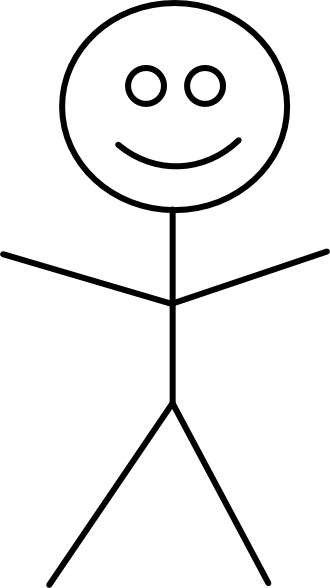
#> input picture Pillow example/Stick_Figure_clip_art_hight.jpg, 330 x 588 px
$ jupyter execute Pillow_example.ipynb
#> lines starting #> are read from the running program, lines starting #| are printed output that depends on the picture
[cell 1]
# playing with the Pillow module.
# originally written in Colab Google environment,
# so one had to always retreive the image file from a particular link.

pozor, `Image.open()` sa má robiť s `with`
pozri oficialnu dokumentaciu:
https://pillow.readthedocs.io/en/stable/reference/Image.html#PIL.Image.Image.resize

[cell 2]
import os
from PIL import Image
# musí to byť takto
# https://stackoverflow.com/questions/11911480/python-pil-has-no-attribute-image

from urllib.request import urlopen

stiahneme obrázok z internetu, ak je potrebné:

[cell 3]
file_name = "Stick_Figure_clip_art_hight.jpg"

if os.path.exists(file_name)==False: #

    # note the difference between raw and blob in github links!
    # "https://github.com/jablka/showcaseL/raw/main/Pillow%20example/Stick_Figure_clip_art_hight.jpg"
    # "https://github.com/jablka/showcaseL/blob/main/Pillow%20example/Stick_Figure_clip_art_hight.jpg"

    # získaj obrázok
    url = r"https://github.com/jablka/showcaseL/raw/main/Pillow%20example/Stick_Figure_clip_art_hight.jpg"

    # Download from URL
    with urlopen(url) as file:
        content = file.read()

    # Save to file
    with open(file_name, 'wb') as download:
        download.write(content)

    print("done.")

else:
    print("súbor existuje, pokračujte ďalej.")

[cell 4]
# načítame obrázok
with Image.open(file_name) as obr:

#> obr is the input picture: PIL image 330x588 RGB; min 0, max 255, mean 239.2
    print(obr.size)
#| (330, 588)

    # zmenšíme rozmery
    (width, height) = (obr.size[0] // 3 , obr.size[1] // 3)
#> width = 110; height = 196

    obr = obr.resize((width, height))
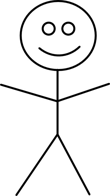
#> obr: PIL image 110x196 RGB; min 0, max 255, mean 239.1

    print(obr.size)
#| (110, 196)

[cell 5]
# zobrazíme
obr

[cell 6]
# otočíme
obr.rotate(40)
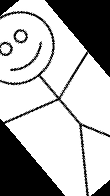
#> Out: PIL image 110x196 RGB; min 0, max 255, mean 178
